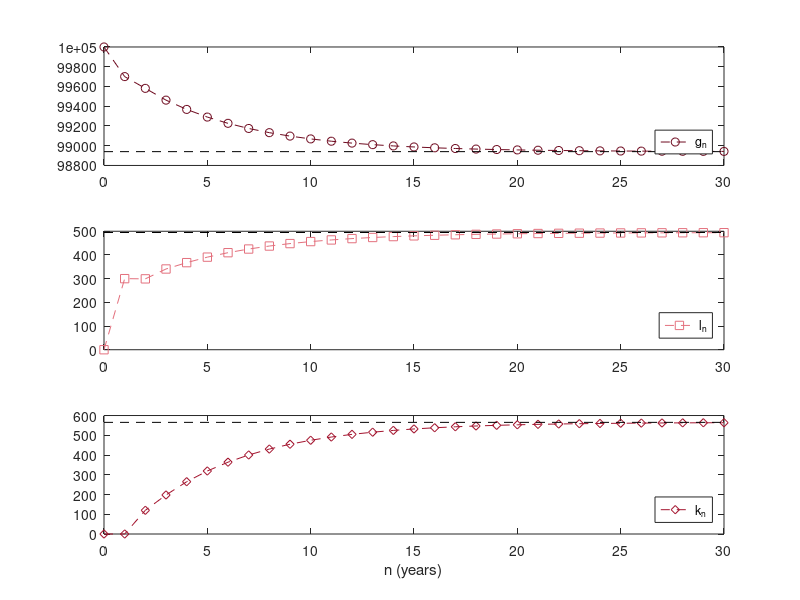

Here is the MATLAB script that generated this plot:
% Fig. 2.11: Disease progression with steady state (book, Section 2.3, Eq. 2.8)
% The steady state x* = A x* is an eigenvector for the eigenvalue 1, scaled to 100000 persons
% (c) 2026 Philipp Kügler · Program for the book "Dynamical Systems in the Life Sciences" · MIT License (see LICENSE)
A = [0.997 0.6 0;
     0.003 0   0.35;
     0     0.4 0.65];
[V, D] = eig(A);
w = diag(D);
fprintf('eigenvalues: '); fprintf('%.4f  ', sort(real(w))); fprintf('\n');
[~, i1] = min(abs(w - 1));
v = real(V(:, i1));                      % eigenvector for the eigenvalue 1
xs = v / sum(v) * 100000;
fprintf('steady state x* = (%.0f, %.0f, %.0f)\n', xs);

N = 30;
X = zeros(3, N + 1); X(:, 1) = [100000; 0; 0];
for k = 1:N
    X(:, k + 1) = A * X(:, k);
end
namen = {'g_n', 'l_n', 'k_n'};
farben = [0.43 0.04 0.12; 0.89 0.44 0.49; 0.64 0.08 0.18]; marker = 'osd';
for i = 1:3
    subplot(3, 1, i);
    plot(0:N, X(i, :), ['--' marker(i)], 'Color', farben(i, :)); hold on
    plot([0 N], xs(i) * [1 1], 'k--'); hold off
    legend(namen{i}, 'Location', 'southeast');
end
xlabel('n (years)');
